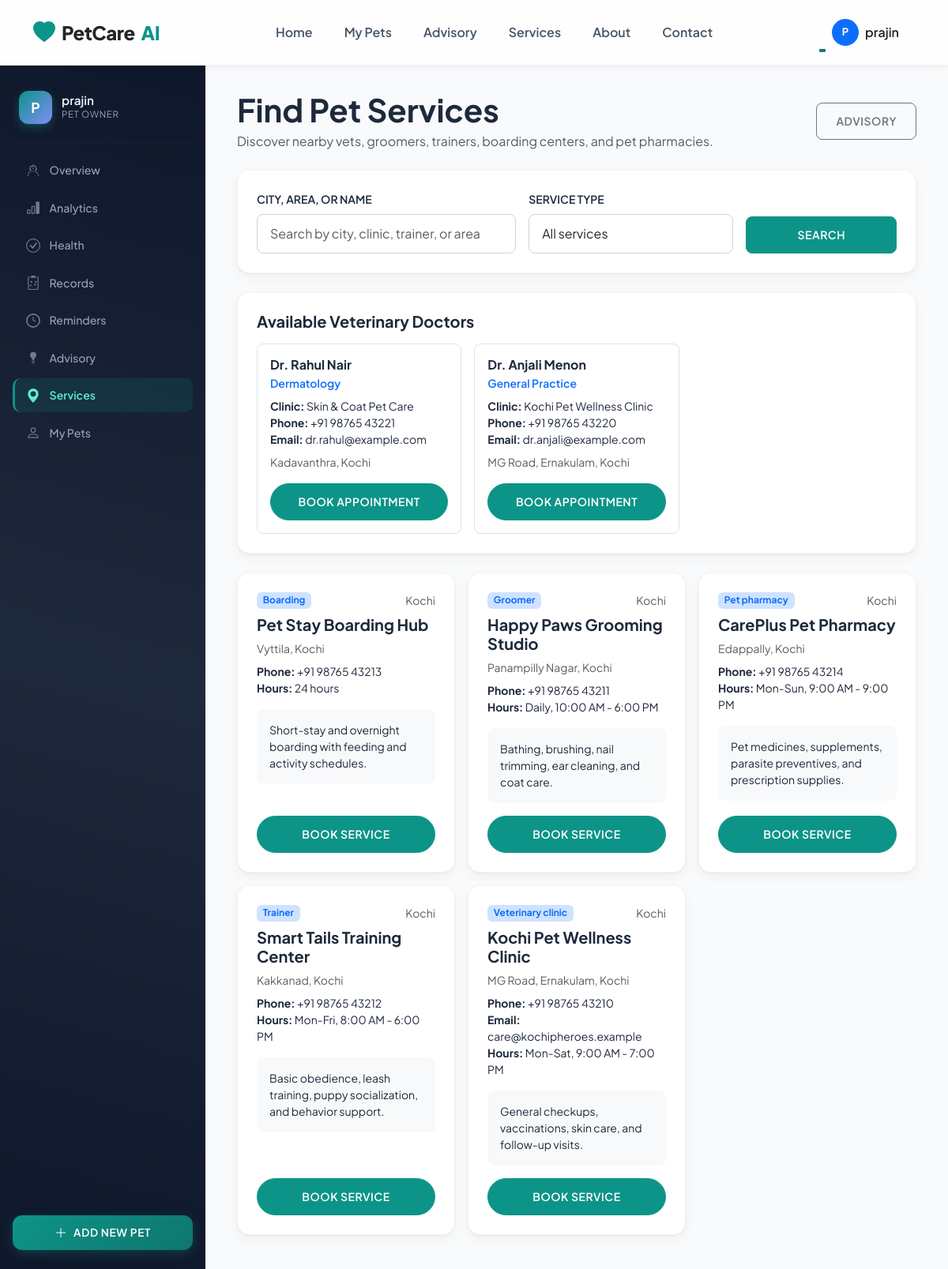
The page /dashboard/services/ (signed in) on the database its author committed.
### advisory/models.py (models this page shows, shortened)
class VetDoctor(models.Model):
    SPECIALIZATION_CHOICES = [
        ("general", "General Practice"),
        ("surgery", "Surgery"),
        ("dermatology", "Dermatology"),
        ("cardiology", "Cardiology"),
        ("dentistry", "Dentistry"),
        ("orthopedics", "Orthopedics"),
        ("neurology", "Neurology"),
        ("oncology", "Oncology"),
        ("ophthalmology", "Ophthalmology"),
        ("emergency", "Emergency & Critical Care"),
    ]
    name = models.CharField(max_length=150)
    specialization = models.CharField(max_length=50, choices=SPECIALIZATION_CHOICES, default="general")
    phone = models.CharField(max_length=20, blank=True)
    email = models.EmailField(blank=True)
    clinic_name = models.CharField(max_length=200, blank=True)
    address = models.TextField(blank=True)
    photo = models.ImageField(upload_to="doctor_photos/", null=True, blank=True)
    experience_years = models.PositiveIntegerField(default=0, help_text="Years of experience.")
    is_available = models.BooleanField(default=True)
    created_at = models.DateTimeField(auto_now_add=True)
    class Meta:
        ordering = ["-created_at"]

class PetService(models.Model):
    SERVICE_TYPE_CHOICES = [
        ("vet", "Veterinary clinic"),
        ("groomer", "Groomer"),
        ("trainer", "Trainer"),
        ("boarding", "Boarding"),
        ("pharmacy", "Pet pharmacy"),
    ]
    name = models.CharField(max_length=180)
    service_type = models.CharField(max_length=30, choices=SERVICE_TYPE_CHOICES)
    city = models.CharField(max_length=100, blank=True)
    address = models.TextField(blank=True)
    phone = models.CharField(max_length=30, blank=True)
    email = models.EmailField(blank=True)
    website = models.URLField(blank=True)
    opening_hours = models.CharField(max_length=160, blank=True)
    notes = models.TextField(blank=True)
    is_active = models.BooleanField(default=True)
    created_at = models.DateTimeField(auto_now_add=True)
    class Meta:
        ordering = ["city", "service_type", "name"]

### analytics/views.py (the view, shortened to what this page needs)
# urls.py: path("services/", views.services_section_view, name="services_section"),
@login_required
def services_section_view(request):
    query = request.GET.get("q", "").strip()
    service_type = request.GET.get("type", "").strip()
    services = PetService.objects.filter(is_active=True)
    if service_type:
        services = services.filter(service_type=service_type)
    doctors = VetDoctor.objects.filter(is_available=True)
    context = {
        "services": services,
        "doctors": doctors,
        "query": query,
        "service_type": service_type,
        "service_type_choices": PetService.SERVICE_TYPE_CHOICES,
        "active_section": "services",
        "dashboard_mode": True,
    }
    return render(request, "advisory/service_finder_dashboard.html", context)

### templates/advisory/service_finder_dashboard.html
{% extends "analytics/dashboard_base.html" %}
{% block dashboard_content %}
    {% include "advisory/_service_finder_content.html" %}
{% endblock %}

### templates/analytics/dashboard_base.html (shortened to what this page needs)
{% extends "base.html" %}
{% load static %}
{% block body_class %}has-dashboard-sidebar{% endblock %}
{% block content %}
<div class="dashboard-layout">
    <aside class="dashboard-sidebar" id="dashboardSidebar">
        <div class="sidebar-user">
            <div class="sidebar-avatar">
                {{ user.username|make_list|first|upper }}
            </div>
            <div>
                <div class="sidebar-username">{{ user.username }}</div>
                <div class="sidebar-role">Pet Owner</div>
            </div>
        </div>
        <hr class="sidebar-divider">
        <nav class="sidebar-nav">
            <a href="{% url 'analytics:dashboard' %}"
               class="sidebar-link {% if active_section == 'overview' %}active{% endif %}">
                <span>Overview</span>
            </a>
            <a href="{% url 'analytics:analytics_section' %}"
               class="sidebar-link {% if active_section == 'analytics' %}active{% endif %}">
                <span>Analytics</span>
            </a>
            <a href="{% url 'analytics:health_section' %}"
               class="sidebar-link {% if active_section == 'health' %}active{% endif %}">
                <span>Health</span>
            </a>
            <a href="{% url 'analytics:records_section' %}"
               class="sidebar-link {% if active_section == 'records' %}active{% endif %}">
                <span>Records</span>
            </a>
            <a href="{% url 'records:reminders' %}"
               class="sidebar-link {% if active_section == 'reminders' %}active{% endif %}">
                <span>Reminders</span>
            </a>
            <a href="{% url 'analytics:advisory_section' %}"
               class="sidebar-link {% if active_section == 'advisory' %}active{% endif %}">
                <span>Advisory</span>
            </a>
            <a href="{% url 'analytics:services_section' %}"
               class="sidebar-link {% if active_section == 'services' %}active{% endif %}">
                <svg xmlns="http://www.w3.org/2000/svg" width="18" height="18" fill="currentColor" viewBox="0 0 16 16">
                    <path d="M8 16s6-5.686 6-10A6 6 0 0 0 2 6c0 4.314 6 10 6 10zm0-7a3 3 0 1 1 0-6 3 3 0 0 1 0 6z"/>
                </svg>
                <span>Services</span>
            </a>
            <a href="{% url 'analytics:my_pets_section' %}"
               class="sidebar-link {% if active_section == 'my_pets' %}active{% endif %}">
                <span>My Pets</span>
            </a>
        </nav>
        <div class="sidebar-bottom">
            <a href="{% url 'analytics:dashboard_pet_add' %}" class="sidebar-add-btn {% if active_section == 'add_pet' %}active{% endif %}">
                <svg xmlns="http://www.w3.org/2000/svg" width="16" height="16" fill="currentColor" viewBox="0 0 16 16">
                    <path fill-rule="evenodd" d="M8 2a.5.5 0 0 1 .5.5v5h5a.5.5 0 0 1 0 1h-5v5a.5.5 0 0 1-1 0v-5h-5a.5.5 0 0 1 0-1h5v-5A.5.5 0 0 1 8 2Z"/>
                </svg>
                Add New Pet
            </a>
        </div>
    </aside>
    <main class="dashboard-main">
        {% block dashboard_content %}{% endblock %}
    </main>
</div>
{% endblock %}

### templates/base.html (shortened to what this page needs)
<!DOCTYPE html>
<html lang="en">
<head>
    <link href="https://cdn.jsdelivr.net/npm/bootstrap@5.3.3/dist/css/bootstrap.min.css" rel="stylesheet">
    {% load static %}
    <link rel="stylesheet" href="{% static 'css/custom.css' %}?v=1.5">
</head>
<body class="{% block body_class %}{% endblock %}">
<nav class="navbar navbar-expand-lg navbar-light sticky-top py-3">
    <div class="container">
        <a class="navbar-brand d-flex align-items-center gap-2 text-primary" href="{% url 'home' %}">
            <svg xmlns="http://www.w3.org/2000/svg" width="28" height="28" fill="currentColor" class="bi bi-heart-fill" viewBox="0 0 16 16">
              <path fill-rule="evenodd" d="M8 1.314C12.438-3.248 23.534 4.735 8 15-7.534 4.736 3.562-3.248 8 1.314z"/>
            </svg>
            <span class="text-dark">PetCare</span> AI
        </a>
        <div class="collapse navbar-collapse" id="navbarNav">
            <ul class="navbar-nav mx-auto">
                <li class="nav-item"><a class="nav-link" href="{% url 'home' %}">Home</a></li>
                <li class="nav-item"><a class="nav-link" href="{% url 'pets:pet_list' %}">My Pets</a></li>
                <li class="nav-item"><a class="nav-link" href="{% url 'advisory:advisory_home' %}">Advisory</a></li>
                <li class="nav-item"><a class="nav-link" href="{% url 'advisory:service_finder' %}">Services</a></li>
                <li class="nav-item"><a class="nav-link" href="{% url 'about' %}">About</a></li>
                <li class="nav-item"><a class="nav-link" href="{% url 'contact' %}">Contact</a></li>
            </ul>
            <ul class="navbar-nav align-items-center">
                {% if user.is_authenticated %}
                    <li class="nav-item dropdown">
                        <a class="nav-link dropdown-toggle d-flex align-items-center gap-2" href="#" id="profileDropdown" role="button" data-bs-toggle="dropdown">
                             <div class="rounded-circle bg-primary text-white d-flex align-items-center justify-content-center fw-bold" style="width: 34px; height: 34px; font-size: 13px;">
                                {{ user.username|make_list|first|upper }}
                            </div>
                            <span class="d-none d-xl-inline text-dark">{{ user.username }}</span>
                        </a>
                    </li>
                {% endif %}
            </ul>
        </div>
    </div>
</nav>
<main class="{% block main_class %}container{% endblock %}">
    {% block content %}{% endblock %}
</main>
</body>
</html>

### templates/advisory/_service_finder_content.html (shortened to what this page needs)
<div>
    <div class="d-flex flex-wrap justify-content-between align-items-center gap-3 mb-4">
        <div>
            <h1 class="fw-bold mb-1">Find Pet Services</h1>
            <p class="text-muted mb-0">Discover nearby vets, groomers, trainers, boarding centers, and pet pharmacies.</p>
        </div>
        <a href="{% if dashboard_mode %}{% url 'analytics:advisory_section' %}{% else %}{% url 'advisory:advisory_home' %}{% endif %}" class="btn btn-outline-secondary">Advisory</a>
    </div>
    <div class="chart-card mb-4">
        <form method="get" class="row g-3 align-items-end">
            <div class="col-md-5">
                <label class="form-label fw-semibold small text-uppercase">City, area, or name</label>
                <input type="search" name="q" value="{{ query }}" class="form-control" placeholder="Search by city, clinic, trainer, or area">
            </div>
            <div class="col-md-4">
                <label class="form-label fw-semibold small text-uppercase">Service type</label>
                <select name="type" class="form-control">
                    <option value="">All services</option>
                </select>
            </div>
            <div class="col-md-3">
                <button class="btn btn-primary w-100" type="submit">Search</button>
            </div>
        </form>
    </div>
    {% if doctors %}
    <div class="chart-card mb-4">
        <h5 class="fw-bold mb-3">Available Veterinary Doctors</h5>
        <div class="row g-3">
            {% for doctor in doctors %}
            <div class="col-md-6 col-xl-4">
                <div class="border rounded-3 p-3 h-100 d-flex flex-column">
                    <h6 class="fw-bold mb-1">Dr. {{ doctor.name }}</h6>
                    <div class="text-primary small fw-semibold mb-2">{{ doctor.get_specialization_display }}</div>
                    <div class="flex-grow-1">
                        {% if doctor.clinic_name %}<div class="small"><strong>Clinic:</strong> {{ doctor.clinic_name }}</div>{% endif %}
                        {% if doctor.phone %}<div class="small"><strong>Phone:</strong> {{ doctor.phone }}</div>{% endif %}
                        {% if doctor.email %}<div class="small"><strong>Email:</strong> {{ doctor.email }}</div>{% endif %}
                        {% if doctor.address %}<div class="small text-muted mt-2">{{ doctor.address }}</div>{% endif %}
                    </div>
                    <button class="btn btn-sm btn-primary w-100 mt-3 rounded-pill" onclick="openBookingModal('{{ doctor.id }}', 'Dr. {{ doctor.name }}', 'doctor')">Book Appointment</button>
                </div>
            </div>
            {% endfor %}
        </div>
    </div>
    {% endif %}
    <div class="row g-3">
        {% for service in services %}
        <div class="col-md-6 col-xl-4">
            <div class="chart-card h-100 d-flex flex-column">
                <div class="d-flex justify-content-between gap-2 mb-2">
                    <span class="badge bg-primary-subtle text-primary">{{ service.get_service_type_display }}</span>
                    {% if service.city %}<span class="text-muted small">{{ service.city }}</span>{% endif %}
                </div>
                <h5 class="fw-bold">{{ service.name }}</h5>
                <div class="flex-grow-1">
                    {% if service.address %}<p class="text-muted small mb-2">{{ service.address }}</p>{% endif %}
                    {% if service.phone %}<div class="small"><strong>Phone:</strong> {{ service.phone }}</div>{% endif %}
                    {% if service.email %}<div class="small"><strong>Email:</strong> {{ service.email }}</div>{% endif %}
                    {% if service.opening_hours %}<div class="small"><strong>Hours:</strong> {{ service.opening_hours }}</div>{% endif %}
                    {% if service.notes %}<div class="bg-light rounded-3 p-3 small mt-3">{{ service.notes }}</div>{% endif %}
                </div>
                <button class="btn btn-primary w-100 mt-3 rounded-pill" onclick="openBookingModal('{{ service.id }}', '{{ service.name }}', 'service')">Book Service</button>
            </div>
        </div>
        {% endfor %}
    </div>
</div>

### rows shown on the page
VetDoctor: name "Rahul Nair", specialization "Dermatology", clinic_name "Skin & Coat Pet Care", phone "+91 98765 43221", email "dr.rahul@example.com", address "Kadavanthra, Kochi"
VetDoctor: name "Anjali Menon", specialization "General Practice", clinic_name "Kochi Pet Wellness Clinic", phone "+91 98765 43220", email "dr.anjali@example.com", address "MG Road, Ernakulam, Kochi"
PetService: service_type "Boarding", city "Kochi", name "Pet Stay Boarding Hub", address "Vyttila, Kochi", phone "+91 98765 43213", opening_hours "24 hours", notes "Short-stay and overnight boarding with feeding and activity schedules."
PetService: service_type "Groomer", city "Kochi", name "Happy Paws Grooming Studio", address "Panampilly Nagar, Kochi", phone "+91 98765 43211", opening_hours "Daily, 10:00 AM - 6:00 PM", notes "Bathing, brushing, nail trimming, ear cleaning, and coat care."
PetService: service_type "Pet pharmacy", city "Kochi", name "CarePlus Pet Pharmacy", address "Edappally, Kochi", phone "+91 98765 43214", opening_hours "Mon-Sun, 9:00 AM - 9:00 PM", notes "Pet medicines, supplements, parasite preventives, and prescription supplies."
PetService: service_type "Trainer", city "Kochi", name "Smart Tails Training Center", address "Kakkanad, Kochi", phone "+91 98765 43212", opening_hours "Mon-Fri, 8:00 AM - 6:00 PM", notes "Basic obedience, leash training, puppy socialization, and behavior support."
PetService: service_type "Veterinary clinic", city "Kochi", name "Kochi Pet Wellness Clinic", address "MG Road, Ernakulam, Kochi", phone "+91 98765 43210", email "care@kochipheroes.example", opening_hours "Mon-Sat, 9:00 AM - 7:00 PM", notes "General checkups, vaccinations, skin care, and follow-up visits."

### other values the page prints
{{ user.username|make_list|first|upper }} "P"
{{ user.username }} "prajin"
